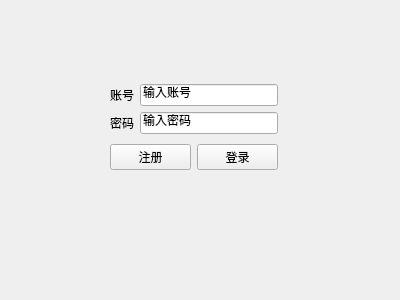
<?xml version="1.0" encoding="UTF-8"?>
<ui version="4.0">
 <class>Form</class>
 <widget class="QWidget" name="Form">
  <property name="geometry">
   <rect>
    <x>0</x>
    <y>0</y>
    <width>400</width>
    <height>300</height>
   </rect>
  </property>
  <property name="windowTitle">
   <string>Form</string>
  </property>
  <widget class="QWidget" name="">
   <property name="geometry">
    <rect>
     <x>110</x>
     <y>80</y>
     <width>168</width>
     <height>94</height>
    </rect>
   </property>
   <layout class="QVBoxLayout" name="verticalLayout_3">
    <item>
     <layout class="QVBoxLayout" name="verticalLayout_2">
      <item>
       <layout class="QVBoxLayout" name="verticalLayout">
        <item>
         <layout class="QHBoxLayout" name="horizontalLayout">
          <item>
           <widget class="QLabel" name="label">
            <property name="text">
             <string>账号</string>
            </property>
           </widget>
          </item>
          <item>
           <widget class="QLineEdit" name="lineEdit">
            <property name="text">
             <string>输入账号</string>
            </property>
           </widget>
          </item>
         </layout>
        </item>
       </layout>
      </item>
      <item>
       <layout class="QHBoxLayout" name="horizontalLayout_2">
        <item>
         <widget class="QLabel" name="label_2">
          <property name="text">
           <string>密码</string>
          </property>
         </widget>
        </item>
        <item>
         <widget class="QLineEdit" name="lineEdit_2">
          <property name="text">
           <string>输入密码</string>
          </property>
         </widget>
        </item>
       </layout>
      </item>
     </layout>
    </item>
    <item>
     <layout class="QHBoxLayout" name="horizontalLayout_3">
      <item>
       <widget class="QPushButton" name="pushButton">
        <property name="text">
         <string>注册</string>
        </property>
       </widget>
      </item>
      <item>
       <widget class="QPushButton" name="pushButton_2">
        <property name="text">
         <string>登录</string>
        </property>
       </widget>
      </item>
     </layout>
    </item>
   </layout>
  </widget>
 </widget>
 <resources/>
 <connections/>
</ui>
